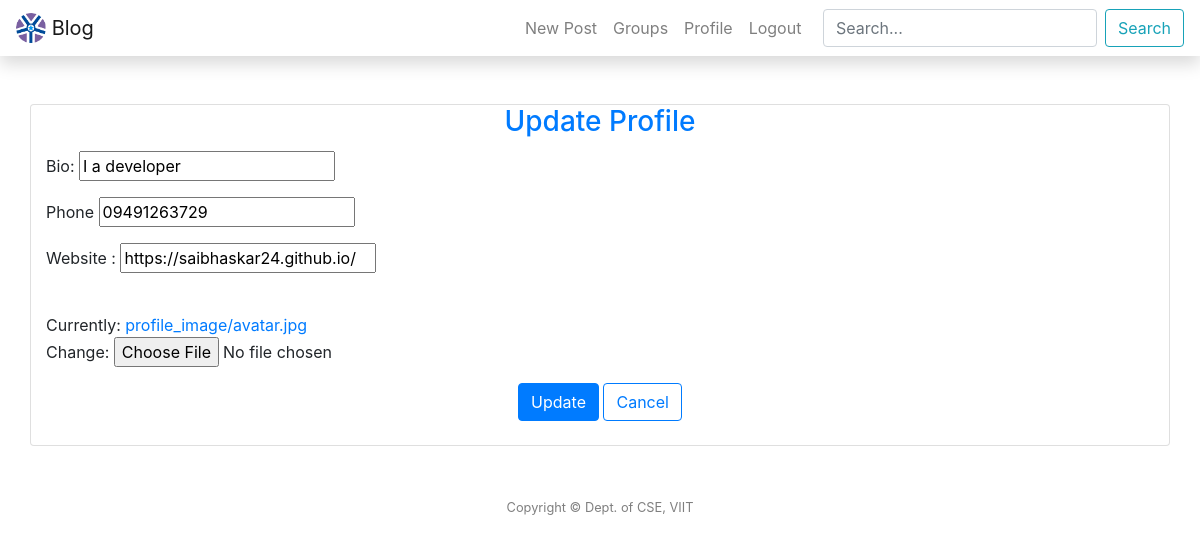
The app's page /profile/update/ (signed in) with its own data.
### post/models.py (models this page shows, shortened)
class UserProfile(models.Model):
    user = models.OneToOneField(User, on_delete = models.CASCADE)
    bio = models.CharField(max_length=100, default='',blank = True)
    website = models.URLField(default='',blank = True)
    phone = models.CharField( max_length=15, blank=True) # validators should be a list
    image = ProcessedImageField(default="octocat.png", upload_to='profile_image',processors=[ResizeToFill(200,200)], format='JPEG', options={'quality': 90})
    thumbnail = ImageSpecField(source='image', processors=[ResizeToFill(50, 50)],format='JPEG',options={'quality': 100})

### post/views.py (the view)
# urls.py: path('profile/update/', views.edit_profile, name='edit_profile'),
@login_required
def edit_profile(request):
    if request.method == 'POST':
        form = EditProfileForm(request.POST,request.FILES, instance=request.user.userprofile)
        if form.is_valid():
            form.save()
            return redirect('view_profile')
    else:
        form = EditProfileForm(instance=request.user.userprofile)
        args = {'form': form}
        return render(request, 'post/update_profile.html', args)

### post/forms.py
class EditProfileForm(UserChangeForm):
    image = forms.ImageField(required=True)
    class Meta:
        model = UserProfile
        fields = (
            'bio',
            'phone',
            'website',
            'image',
        )

### templates/post/update_profile.html (shortened to what this page needs)
{% extends "post/header.html"%}
{% block content %}
<br><br>
<div class="card container">
 <center>
 <h3 class="card-title text-primary" >Update Profile</h3>
 </center>
    <form method="post" enctype='multipart/form-data'>
        <p >Bio:    {{ form.bio }}</p>
        <p> Phone    {{ form.phone }}</p>
        <p> Website : {{ form.website }} </p>
        <p>{{ form.image }}</p>
            <center>
            <button type="submit" class="btn btn-primary">Update</button>
            <button type="cancel" class="btn btn-outline-primary" onclick="window.location='/'">Cancel</button>
    </center></form>
    <br>
</div>
{% endblock content %}

### records on screen
UserProfile: bio "I a developer", phone "09491263729", website "https://saibhaskar24.github.io/"
